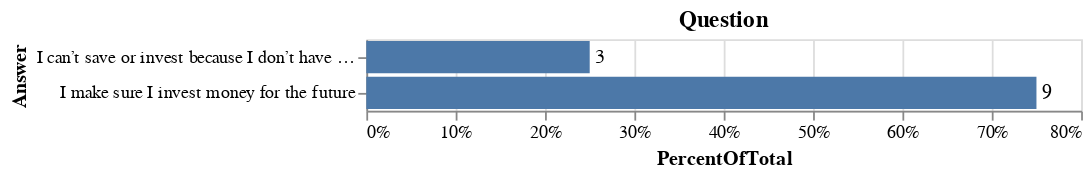

Notebook code for this chart:
### Code cell
# Run to make a single Chart
import altair as alt
bars = alt.Chart(df).transform_joinaggregate(
    TotalCount='sum(Count)',
).transform_calculate(
    PercentOfTotal="datum.Count / datum.TotalCount"
).mark_bar().encode(
    alt.X('PercentOfTotal:Q', axis=alt.Axis(format='.0%')),
    y='Answer'
).properties(
    title='Question'
)
bars.configure_title(
    fontSize=20,
    font='Courier',
    anchor='start',
    color='gray'
    )

text = bars.mark_text(
    align='left',
    baseline='middle',
    dx=3  # Nudges text to right so it doesn't appear on top of the bar
).encode(
    text='Count'
)

(bars + text)

### Figure 1 — Vega-Lite specification as saved in the notebook (floating-point values rounded to 4 significant figures)
{"config": {"view": {"continuousWidth": 400, "continuousHeight": 300}}, "layer": [{"mark": "bar", "encoding": {"x": {"type": "quantitative", "axis": {"format": ".0%"}, "field": "PercentOfTotal"}, "y": {"type": "nominal", "field": "Answer"}}, "title": "Question", "transform": [{"joinaggregate": [{"op": "sum", "field": "Count", "as": "TotalCount"}]}, {"calculate": "datum.Count / datum.TotalCount", "as": "PercentOfTotal"}]}, {"mark": {"type": "text", "align": "left", "baseline": "middle", "dx": 3}, "encoding": {"text": {"type": "quantitative", "field": "Count"}, "x": {"type": "quantitative", "axis": {"format": ".0%"}, "field": "PercentOfTotal"}, "y": {"type": "nominal", "field": "Answer"}}, "title": "Question", "transform": [{"joinaggregate": [{"op": "sum", "field": "Count", "as": "TotalCount"}]}, {"calculate": "datum.Count / datum.TotalCount", "as": "PercentOfTotal"}]}], "data": {"name": "data-d08d89e77e999473e36f23aeb4e82720"}, "$schema": "https://vega.github.io/schema/vega-lite/v4.8.1.json", "datasets": {"data-d08d89e77e999473e36f23aeb4e82720": [{"Answer": "I can’t save or invest because I don’t have extra money", "Count": 3}, {"Answer": "I make sure I invest money for the future", "Count": 9}]}}
